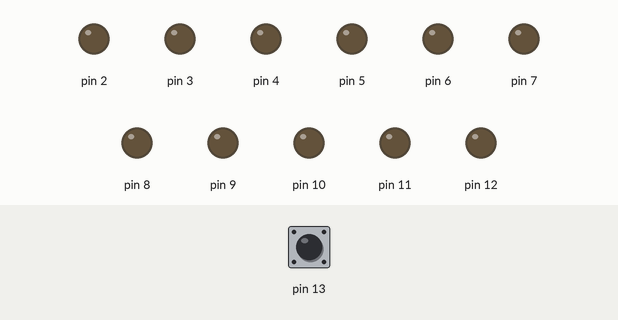
A sketch run on a simulated Arduino Uno, built with avr-gcc and run on an emulated ATmega328P. On the bench: output pins drawn as LEDs (lit = HIGH). The test bench sets the inputs (shaded band); at power-on: pin 13 HIGH. Random numbers use the default seed unless the sketch sets one.

Above: at 0.05 s.
At 4.85 s:
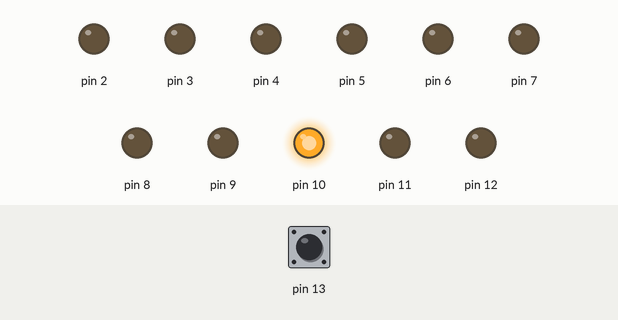
At 9.95 s:
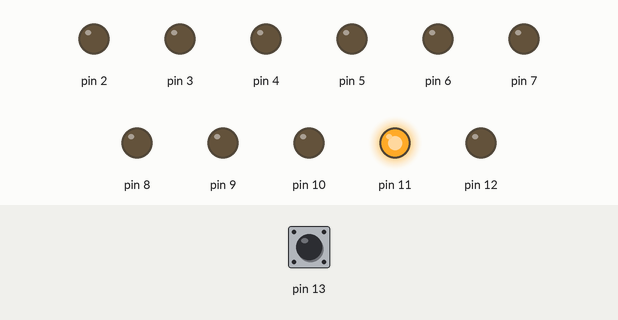
At 19.95 s:
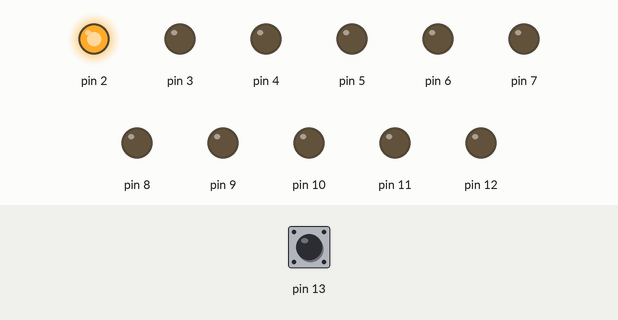
At 29.95 s:
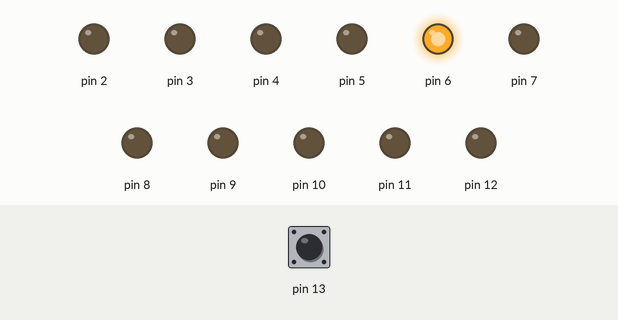
At 39.95 s:
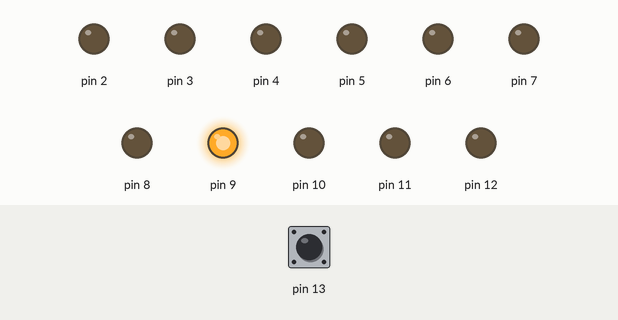
Timing chart, 0 to 40.0 s (numbered marks = the images above):
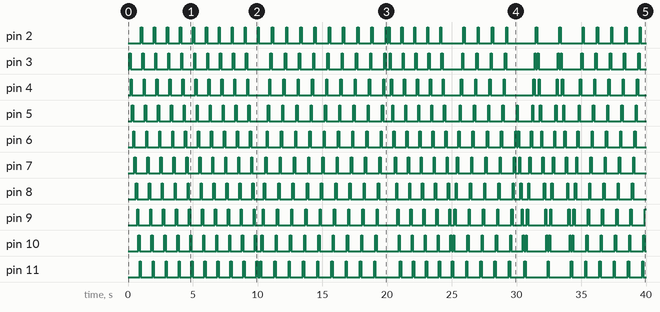

The sketch:

LedsUpDown.ino
```cpp
const bool ledState = HIGH;             // ledState used to set the LED

int (*funcPos)(int pos) = &funcUpDown;

void setup() {
  for (byte ledPin = 2; ledPin <= 12; pinMode(ledPin++, OUTPUT));
}

void loop() {
  static int ledPin =  2;

  blink(13);

  if (timer()) { // commment { and compile!!!

    turnOffLed(ledPin);

    ledPin = funcPos(ledPin);

    turnOnLed(ledPin);
  }

  if (timer5s()) {
    int (*funcs[])(int pos) = {&funcUpDown, &funcUp, &funcDown};
    funcPos = funcs[random(0, 3)];
  }
}

bool timer() {
  static unsigned long previousMillis = 0;        // will store last time LED was updated
  const long interval = 100;           // interval at which to change led (milliseconds)
  unsigned long currentMillis = millis();
  if (currentMillis - previousMillis >= interval) {
    previousMillis = currentMillis;
    return true;
  } else {
    return false;
  }
}

bool timer5s() {
  static unsigned long next = 0;
  unsigned long current = millis();
  if (current > next) {
    next = current + 5000;
    return true;
  } else {
    return false;
  }
}


void turnOnLed(byte ledPin) {
  if (ledPin >= 2 && ledPin <= 11)
    digitalWrite(ledPin, ledState);
}

void turnOffLed(byte ledPin) {
  if (ledPin >= 2 && ledPin <= 11)
    digitalWrite(ledPin, !ledState);
}

void blink(byte const pin) {
  static short counter;
  if (!counter--) digitalWrite(pin, !digitalRead(pin));
}
```

funcs.ino
```cpp
int funcUp(int pos){
  pos+= 1;
  return funcCycle(pos);
}

int funcDown(int pos){
  pos+= -1;
  return funcCycle(pos);
}

int funcUpDown(int pos){
  static short d = 1;
  pos += d;
  if(pos >= 11) d = -1;
  if(pos <= 2) d = 1;
  return pos;
}

inline int funcCycle(int pos){
  if(pos > 11) pos = 2;
  if(pos < 2) pos = 12;
  return pos;
}
```

Measured:
- by itself, pin 2: LOW → HIGH at 1.0 s, → LOW 0.10 s later, → HIGH 0.90 s later, → LOW 0.10 s later, … (70 changes in this stretch)
- by itself, pin 3: LOW → HIGH at 0.10 s, → LOW 0.10 s later, → HIGH 0.90 s later, → LOW 0.10 s later, … (74 changes in this stretch)
- by itself, pin 4: LOW → HIGH at 0.20 s, → LOW 0.10 s later, → HIGH 0.90 s later, → LOW 0.10 s later, … (74 changes in this stretch)
- by itself, pin 5: LOW → HIGH at 0.30 s, → LOW 0.10 s later, → HIGH 0.90 s later, → LOW 0.10 s later, … (76 changes in this stretch)
- by itself, pin 6: LOW → HIGH at 0.40 s, → LOW 0.10 s later, → HIGH 0.90 s later, → LOW 0.10 s later, … (78 changes in this stretch)
- by itself, pin 7: LOW → HIGH at 0.50 s, → LOW 0.10 s later, → HIGH 0.90 s later, → LOW 0.10 s later, … (78 changes in this stretch)
- by itself, pin 8: LOW → HIGH at 0.60 s, → LOW 0.10 s later, → HIGH 0.90 s later, → LOW 0.10 s later, … (78 changes in this stretch)
- by itself, pin 9: LOW → HIGH at 0.70 s, → LOW 0.10 s later, → HIGH 0.90 s later, → LOW 0.10 s later, … (79 changes in this stretch)
